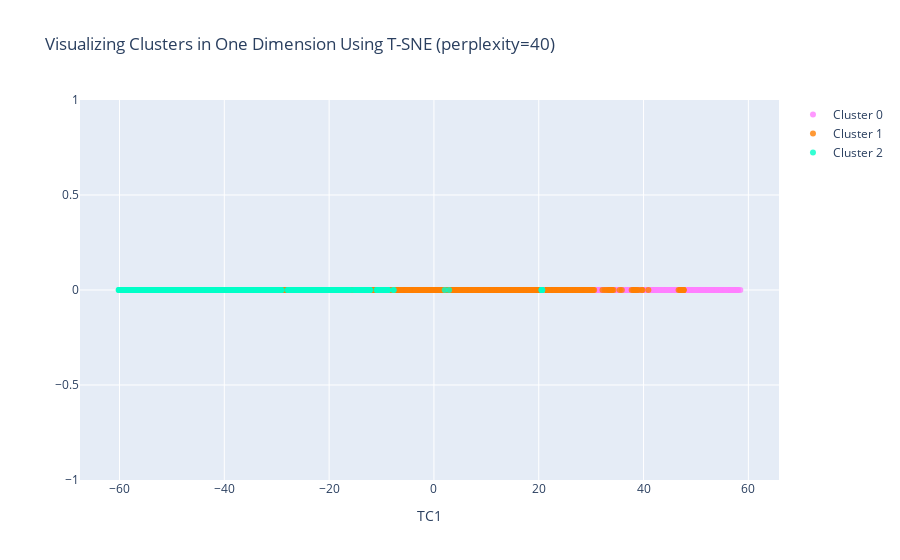

Source (notebook cell):
### Code cell
#Instructions for building the 1-D plot

#trace1 is for 'Cluster 0'
trace1 = go.Scatter(
                    x = cluster0["TC1_1d"],
                    y = cluster0["dummy"],
                    mode = "markers",
                    name = "Cluster 0",
                    marker = dict(color = 'rgba(255, 128, 255, 0.8)'),
                    text = None)

#trace2 is for 'Cluster 1'
trace2 = go.Scatter(
                    x = cluster1["TC1_1d"],
                    y = cluster1["dummy"],
                    mode = "markers",
                    name = "Cluster 1",
                    marker = dict(color = 'rgba(255, 128, 2, 0.8)'),
                    text = None)

#trace3 is for 'Cluster 2'
trace3 = go.Scatter(
                    x = cluster2["TC1_1d"],
                    y = cluster2["dummy"],
                    mode = "markers",
                    name = "Cluster 2",
                    marker = dict(color = 'rgba(0, 255, 200, 0.8)'),
                    text = None)

data = [trace1, trace2, trace3]

title = "Visualizing Clusters in One Dimension Using T-SNE (perplexity=" + str(perplexity) + ")"

layout = dict(title = title,
            xaxis= dict(title= 'TC1',ticklen= 5,zeroline= False),
            yaxis= dict(title= '',ticklen= 5,zeroline= False)
            )

fig = dict(data = data, layout = layout)

iplot(fig)

### Figure 1 — Plotly figure (JSON) as saved in the notebook; plotly's stock layout.template omitted (floating-point values rounded to 4 significant figures; data arrays with more than 128 entries replaced by an {"elided": "..."} marker saying what was removed)
{"data": [{"marker": {"color": "rgba(255, 128, 255, 0.8)"}, "mode": "markers", "name": "Cluster 0", "type": "scatter", "x": {"elided": "2876 float values"}, "y": {"elided": "2876 int values"}}, {"marker": {"color": "rgba(255, 128, 2, 0.8)"}, "mode": "markers", "name": "Cluster 1", "type": "scatter", "x": {"elided": "4101 float values"}, "y": {"elided": "4101 int values"}}, {"marker": {"color": "rgba(0, 255, 200, 0.8)"}, "mode": "markers", "name": "Cluster 2", "type": "scatter", "x": {"elided": "2690 float values"}, "y": {"elided": "2690 int values"}}], "layout": {"title": {"text": "Visualizing Clusters in One Dimension Using T-SNE (perplexity=40)"}, "xaxis": {"ticklen": 5, "title": {"text": "TC1"}, "zeroline": false}, "yaxis": {"ticklen": 5, "title": {"text": ""}, "zeroline": false}}}
